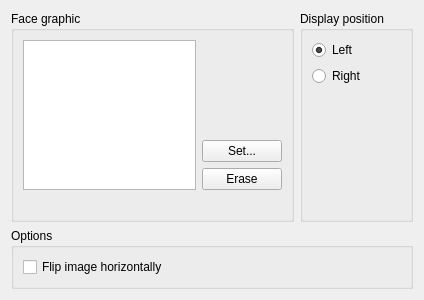
<?xml version="1.0" encoding="UTF-8"?>
<ui version="4.0">
 <class>FaceGraphicsWidget</class>
 <widget class="QWidget" name="FaceGraphicsWidget">
  <property name="geometry">
   <rect>
    <x>0</x>
    <y>0</y>
    <width>424</width>
    <height>300</height>
   </rect>
  </property>
  <property name="windowTitle">
   <string>Change Face Graphic</string>
  </property>
  <layout class="QVBoxLayout" name="verticalLayout">
   <item>
    <layout class="QHBoxLayout" name="horizontalLayout">
     <item>
      <widget class="QGroupBox" name="groupFace">
       <property name="title">
        <string>Face graphic</string>
       </property>
       <layout class="QGridLayout" name="gridLayout">
        <item row="0" column="0" rowspan="3">
         <widget class="FaceSetGraphicsView" name="viewFace"/>
        </item>
        <item row="0" column="1">
         <spacer name="verticalSpacer">
          <property name="orientation">
           <enum>Qt::Vertical</enum>
          </property>
          <property name="sizeHint" stdset="0">
           <size>
            <width>20</width>
            <height>20</height>
           </size>
          </property>
         </spacer>
        </item>
        <item row="1" column="1">
         <widget class="QPushButton" name="buttonSet">
          <property name="text">
           <string>Set...</string>
          </property>
         </widget>
        </item>
        <item row="2" column="1">
         <widget class="QPushButton" name="buttonErase">
          <property name="text">
           <string>Erase</string>
          </property>
         </widget>
        </item>
        <item row="3" column="0" colspan="2">
         <widget class="QLabel" name="labelFace">
          <property name="text">
           <string/>
          </property>
         </widget>
        </item>
       </layout>
      </widget>
     </item>
     <item>
      <widget class="QGroupBox" name="groupBoxPosition">
       <property name="title">
        <string>Display position</string>
       </property>
       <layout class="QVBoxLayout" name="verticalLayout_2">
        <item>
         <widget class="QRadioButton" name="buttonPositionLeft">
          <property name="text">
           <string>Left</string>
          </property>
          <property name="checked">
           <bool>true</bool>
          </property>
          <attribute name="buttonGroup">
           <string notr="true">groupPosition_arg1</string>
          </attribute>
         </widget>
        </item>
        <item>
         <widget class="QRadioButton" name="buttonPositionRight">
          <property name="text">
           <string>Right</string>
          </property>
          <attribute name="buttonGroup">
           <string notr="true">groupPosition_arg1</string>
          </attribute>
         </widget>
        </item>
        <item>
         <spacer name="verticalSpacer_2">
          <property name="orientation">
           <enum>Qt::Vertical</enum>
          </property>
          <property name="sizeHint" stdset="0">
           <size>
            <width>20</width>
            <height>40</height>
           </size>
          </property>
         </spacer>
        </item>
       </layout>
      </widget>
     </item>
    </layout>
   </item>
   <item>
    <widget class="QGroupBox" name="groupOptions">
     <property name="title">
      <string>Options</string>
     </property>
     <layout class="QVBoxLayout" name="verticalLayout_3">
      <item>
       <widget class="QCheckBox" name="checkFlip_arg2">
        <property name="text">
         <string>Flip image horizontally</string>
        </property>
       </widget>
      </item>
     </layout>
    </widget>
   </item>
   <item>
    <spacer name="verticalSpacer_3">
     <property name="orientation">
      <enum>Qt::Vertical</enum>
     </property>
     <property name="sizeHint" stdset="0">
      <size>
       <width>20</width>
       <height>0</height>
      </size>
     </property>
    </spacer>
   </item>
  </layout>
 </widget>
 <customwidgets>
  <customwidget>
   <class>FaceSetGraphicsView</class>
   <extends>QGraphicsView</extends>
   <header>ui/viewer/rpg_graphics_view.h</header>
  </customwidget>
 </customwidgets>
 <resources/>
 <connections/>
 <buttongroups>
  <buttongroup name="groupPosition_arg1"/>
 </buttongroups>
</ui>
